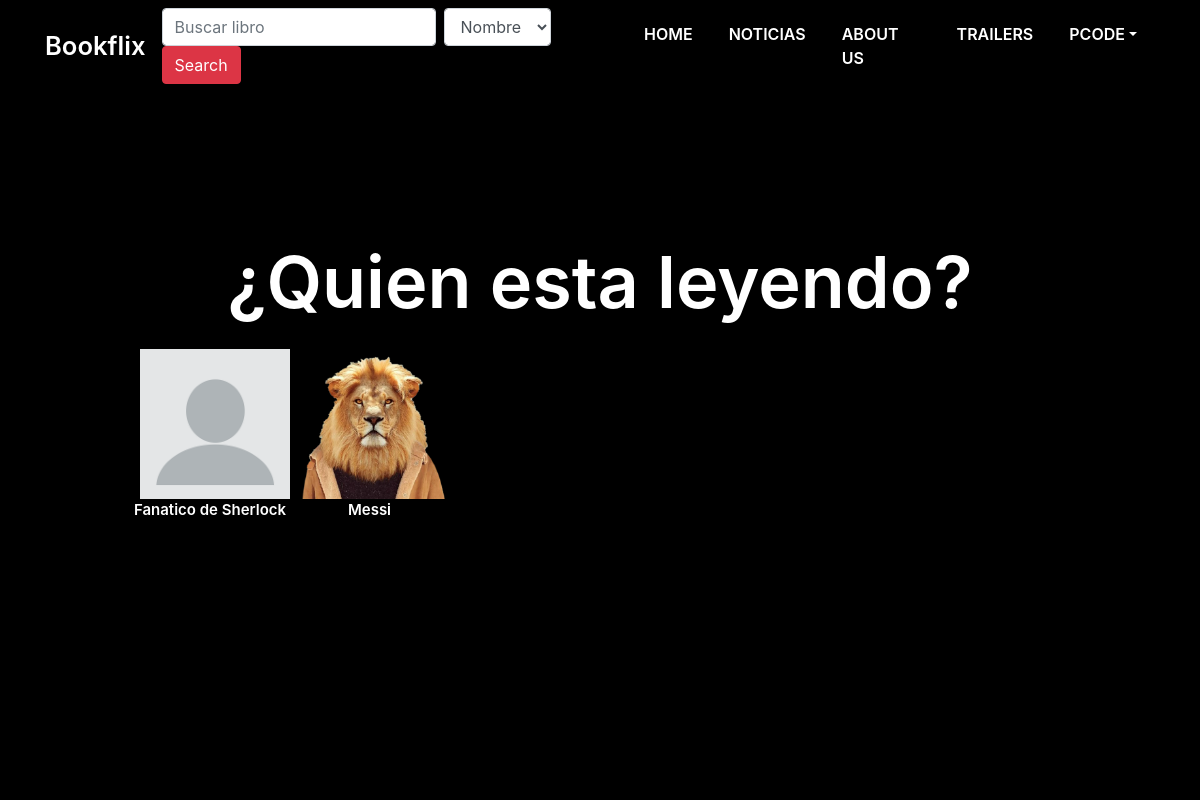
The app's page /change_profile/ (signed in) with its own data.
### gestion_usuario/models.py (models this page shows, shortened)
class Profile(models.Model):
    user = models.ForeignKey(User, on_delete=models.CASCADE, null=True)
    fecha_nacimiento = models.DateField(null=True, blank=True)
    nickname = models.CharField(blank=False, max_length=50, null=True,)
    soyPrincipal = models.BooleanField(default=False)
    foto = models.ImageField(upload_to='static/foto_perfil',null=True, blank=True,default='static/foto_perfil/default.jpg')

### gestion_usuario/views.py (the view)
# urls.py: path('change_profile/', change_profile_view),
@login_required
def change_profile_view(request):
    perfiles = Profile.objects.filter(user=request.user)
    context = {"estoy_en_home": True, "perfiles": perfiles}
    return render(request, "gestion_usuario/change_profile.html", context)

### templates/gestion_usuario/change_profile.html (shortened to what this page needs)
{% extends "padre.html" %}
{% load static %}
{% block content %}
<body id="page-top">
	<div id="home" class="intro route bg-image padre" style="background-color: black;">
		<div class="overlay-itro"></div>
		<div class="intro-content display-table">
			<div class="table-cell">
				<div class="container">
					<h1 class="intro-title mb-4">¿Quien esta leyendo?</h1>
					<div class="row intro-title mb-4 " style="margin-left: 85px;" >
						{% for perfil in perfiles %}
						<div  class="column">
							<a href="/change_profile/{{perfil.id}}"><img style="margin-left: 10px;"
									src="../{{perfil.foto}}"  alt="" weight="150" height="150"></a>
							<p style="font-size: 15px;">{{perfil.nickname}}</p>
						</div>
						{% endfor %}
					</div>
				</div>
			</div>
		</div>
	</div>
	{% endblock %}

### templates/barra.html (shortened to what this page needs)
{% load static %}
{% load bootstrap4 %}
{% bootstrap_css %}
<header>
  <body id="page-top">
    <nav class="navbar-expand-md  navbar navbar-b navbar-trans navbar-expand-md fixed-top" id="mainNav">
      <div class="container">
        <a class="navbar-brand js-scroll" href="/">Bookflix</a>
        <div class="navbar-collapse collapse justify-content-end" colo id="navbarDefault" >
          {% if user.is_authenticated %}
          <form   class="form-inline"  action="{% url 'search' %}" method="get" class="form-inline">
            <input  id="id_search" class="form-control mr-sm-2 input-sm" name="q" type="text" name="q" placeholder="Buscar libro" value="{{ request.GET.q }}" class="form-control">
            <select id="filter_field" name="filter" class="form-control ">
                <option value="nombre">Nombre</option>
            </select>
            <input type="submit" value="Search" class="btn btn-danger">
          </form>
          {% endif %}
          <ul class="navbar-nav">
            <li class="nav-item">
              <a class="nav-link js-scroll active" href="/">Home</a>
            </li>
            <li class="nav-item">
              <a class="nav-link js-scroll" href="/news">Noticias</a>
            </li>
            <li class="nav-item">
              <a class="nav-link js-scroll" href="/#contact">About us</a>
            </li>
			<li class="nav-item">
              <a class="nav-link js-scroll" href="/trailer">Trailers</a>
            </li>
            {% if not user.is_authenticated %}
            <li class="nav-item">
              <a class="nav-link js-scroll" href="/login">login</a>
            </li>
            <li class="nav-item">
              <a class="nav-link js-scroll" href="/register">Registrarse</a>
            </li>
            {% else %}
            <ul class="nav navbar-nav ml-auto">
              <li class="nav-item dropdown">
                <a href="#" class="nav-link dropdown-toggle" data-toggle="dropdown">{{request.session.nickname | truncatechars:10}}</a>
              </li>
            </ul>
            {% endif %}
        </div>
    </nav>
</header>

### static/css/style.css (style rules this page uses)
h1, h2, h3, h4, h5, h6 { color: #1e1e1e; }
a { color: #1e1e1e; transition: all 0.5s ease-in-out; }
.bg-image { background-repeat: no-repeat; background-attachment: fixed; background-size: cover; background-position: center center; }
.display-table { width: 100%; height: 100%; display: table; }
.table-cell { display: table-cell; vertical-align: middle; }
.navbar-b { transition: all .5s ease-in-out; background-color: transparent; padding-top: 1.563rem; padding-bottom: 1.563rem; }
.navbar-b.navbar-trans .nav-item, .navbar-b.navbar-reduce .nav-item { position: relative; padding-right: 10px; padding-left: 0; }
.navbar-b.navbar-trans .nav-link, .navbar-b.navbar-reduce .nav-link { color: #fff; text-transform: uppercase; font-weight: 600; }
.navbar-b.navbar-trans .nav-link:before, .navbar-b.navbar-reduce .nav-link:before { content: ''; position: absolute; margin-left: 0px; width: 0%; bottom: 0; left: 0; height: 2px; transition: all 500ms ease; }
.navbar-b.navbar-trans .nav-link:before { background-color: #fff; }
.navbar-b .navbar-brand { color: #fff; font-size: 1.6rem; font-weight: 600; }
.intro { height: 100vh; position: relative; color: #fff; }
.intro .intro-content { text-align: center; position: absolute; }
.intro .overlay-itro { background-color: rgba(0, 0, 0, 0.6); position: absolute; top: 0; left: 0px; padding: 0; height: 100%; width: 100%; opacity: .9; }
.intro .intro-title { color: #fff; font-weight: 600; font-size: 3rem; }
@media (min-width: 768px) { .navbar-b.navbar-trans .nav-item, .navbar-b.navbar-reduce .nav-item { padding-left: 10px; } }
@media (min-width: 768px) { .navbar-b.navbar-trans .nav-link:before, .navbar-b.navbar-reduce .nav-link:before { margin-left: 18px; } }
@media (min-width: 768px) { .intro .intro-title { font-size: 4.5rem; } }

### records on screen
Profile: foto (placeholder picture), nickname "Fanatico de Sherlock"
Profile: foto (picture), nickname "Messi"

### other values on screen
{{ request.session.nickname | truncatechars:10 }} "PCODE"
